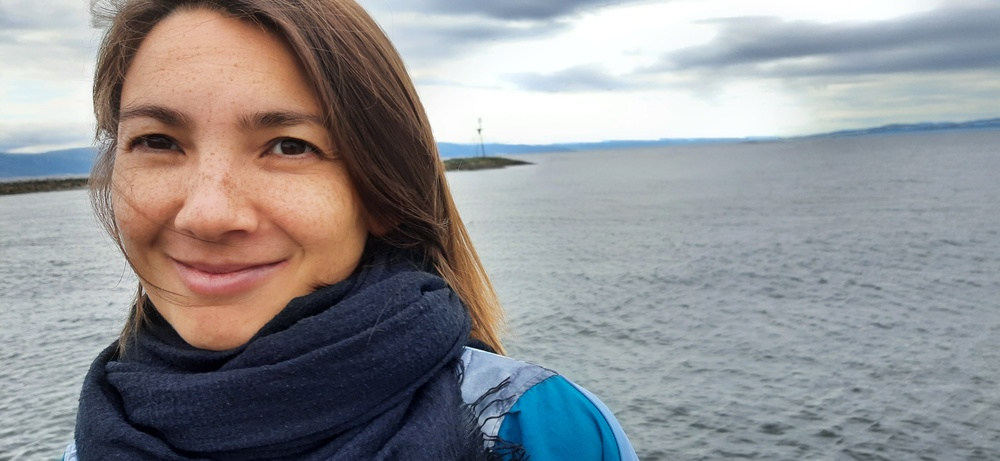
#> input picture bkup/anna.jpg, 1000 x 461 px, shrunk from 4000 x 1844 before the run, given in place of rope_1.mp4, which was not available
$ python rope_sobelcanny.py   (older library calls are emulated)
#> lines starting #> are read from the running program, lines starting #| are printed output that depends on the picture; pictures that were not available may be replaced by others from this repository, and a replacement may not be noted
import cv2
import numpy as np

# Open the video file
cap = cv2.VideoCapture("rope_1.mp4")
ret, current_frame = cap.read()
#> current_frame is the input picture: shape (461, 1000, 3); mean B, G, R 147.4, 144.7, 144.5
previous_frame = current_frame

while(cap.isOpened()):
    current_frame_gray = cv2.cvtColor(current_frame, cv2.COLOR_BGR2GRAY)
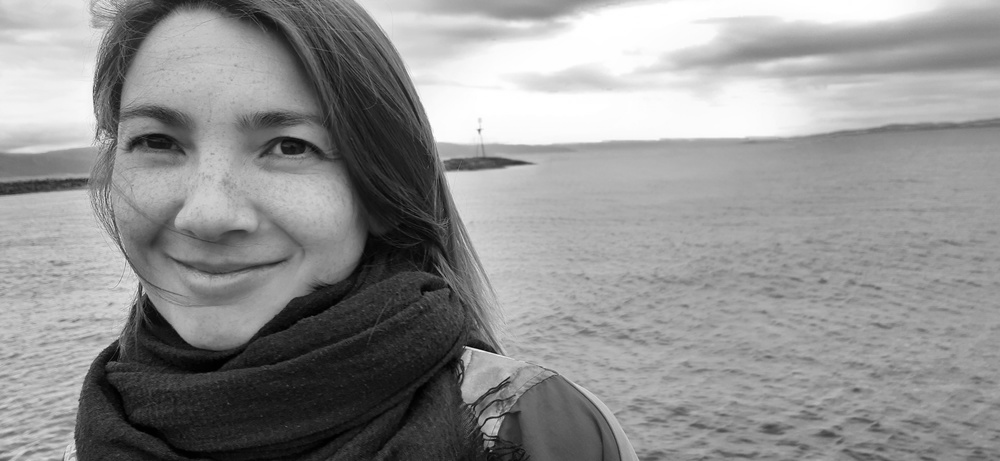
#> current_frame_gray: shape (461, 1000); min 0, max 255, mean 144.9
    previous_frame_gray = cv2.cvtColor(previous_frame, cv2.COLOR_BGR2GRAY)

     # Apply Sobel operator
    sobelx = cv2.Sobel(current_frame_gray, cv2.CV_64F, 1, 0, ksize=3)  # Horizontal edges
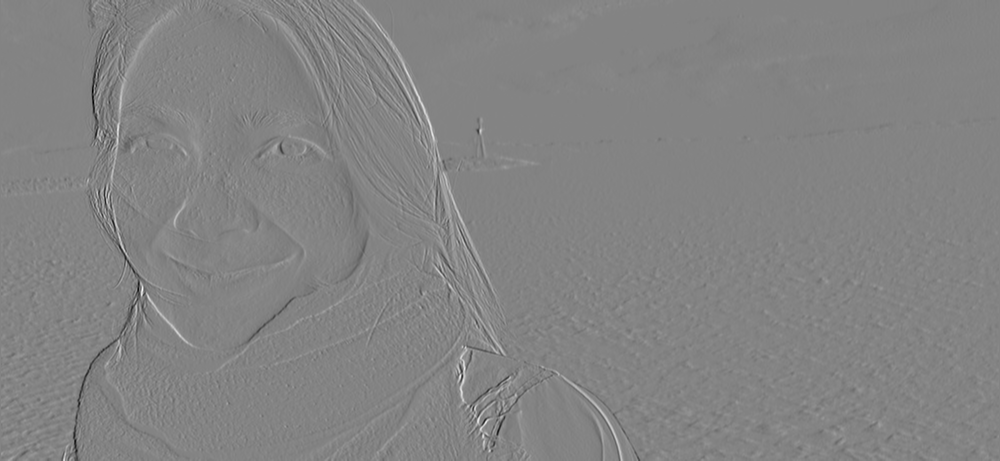
#> sobelx: shape (461, 1000) float64; min -665, max 622, mean -0.2; drawn with min black and max white
    sobely = cv2.Sobel(current_frame_gray, cv2.CV_64F, 0, 1, ksize=3)  # Vertical edges
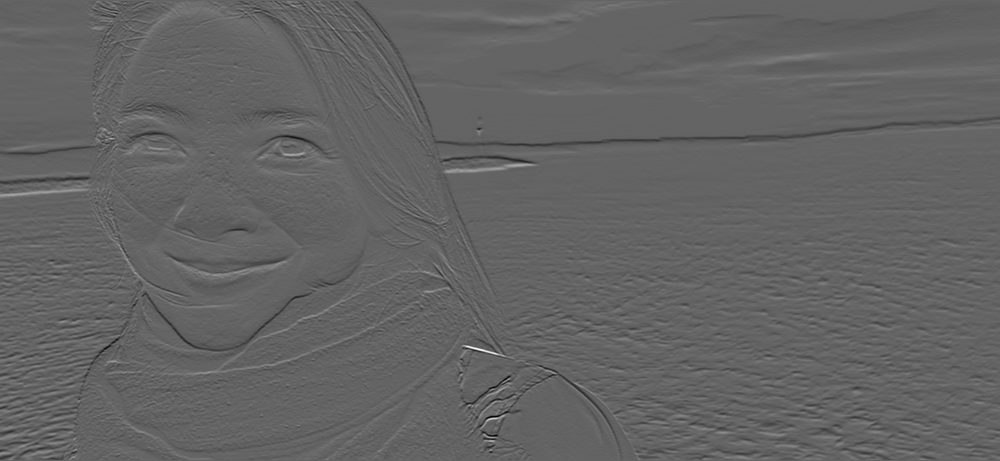
#> sobely: shape (461, 1000) float64; min -597, max 924, mean -1.8; drawn with min black and max white

    # Compute gradient magnitude
    gradient_magnitude = cv2.magnitude(sobelx, sobely)
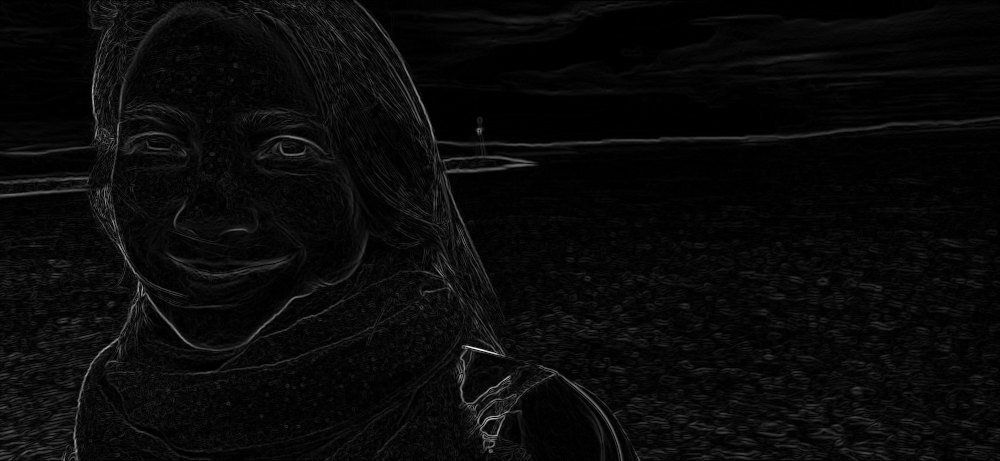
#> gradient_magnitude: shape (461, 1000) float64; min 0, max 943.7, mean 36.9; drawn with min black and max white

    # Convert to uint8
    gradient_magnitude = cv2.convertScaleAbs(gradient_magnitude)
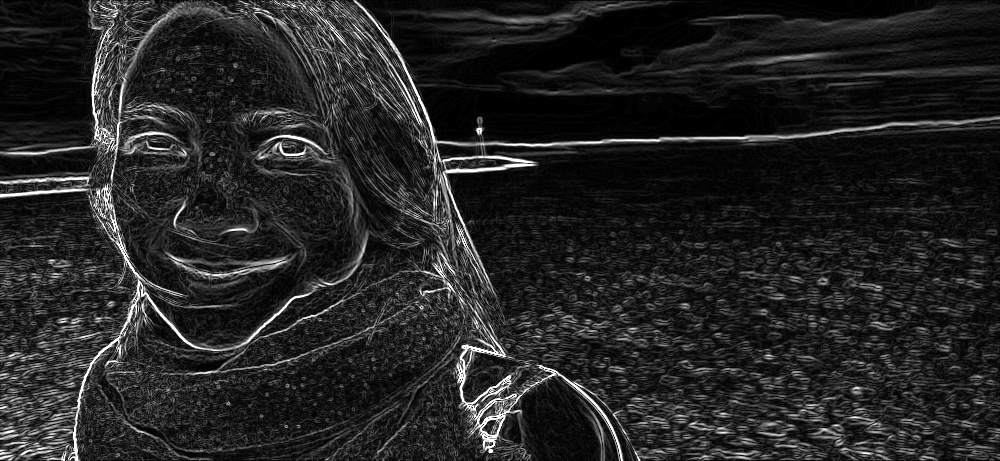
#> gradient_magnitude: shape (461, 1000); min 0, max 255, mean 36.2

    # Apply Gaussian Blur to reduce noise
#> (the run stopped early here; a loop or call above may not have finished)
